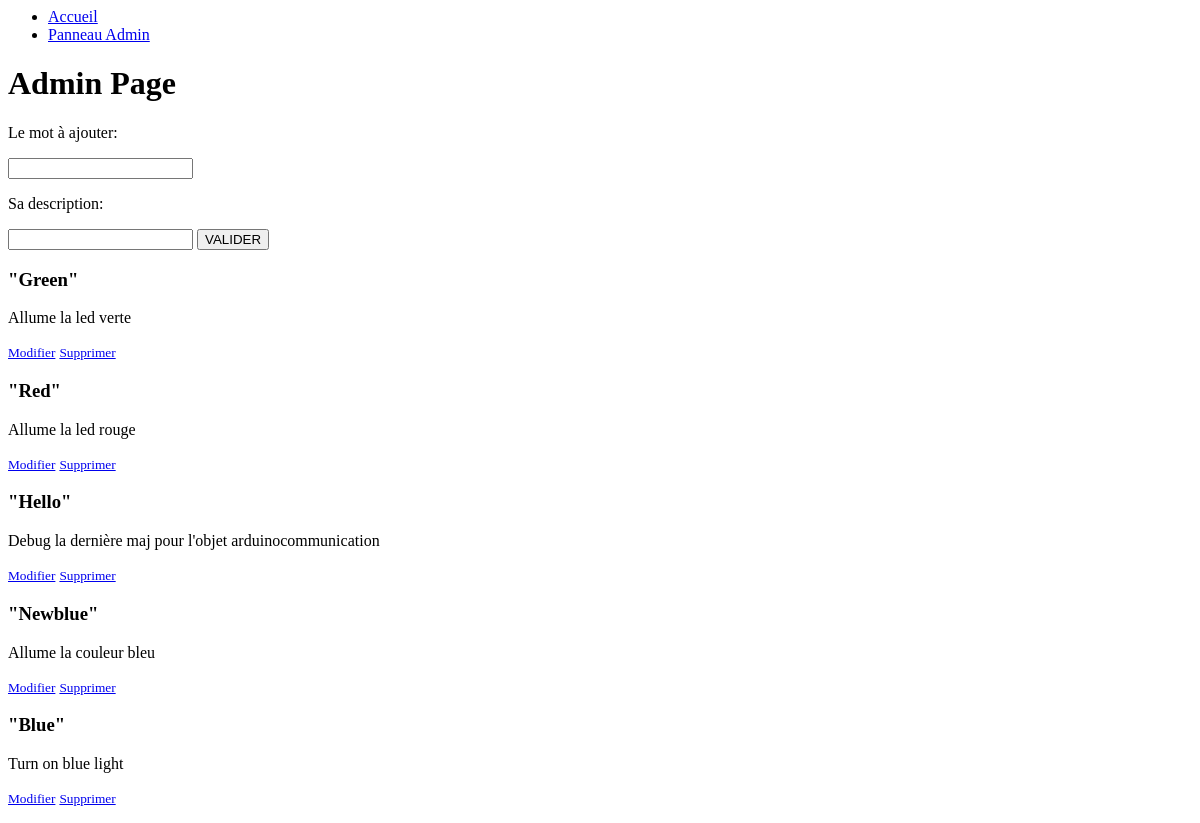
/admin, run on an earlier commit of the app's database.
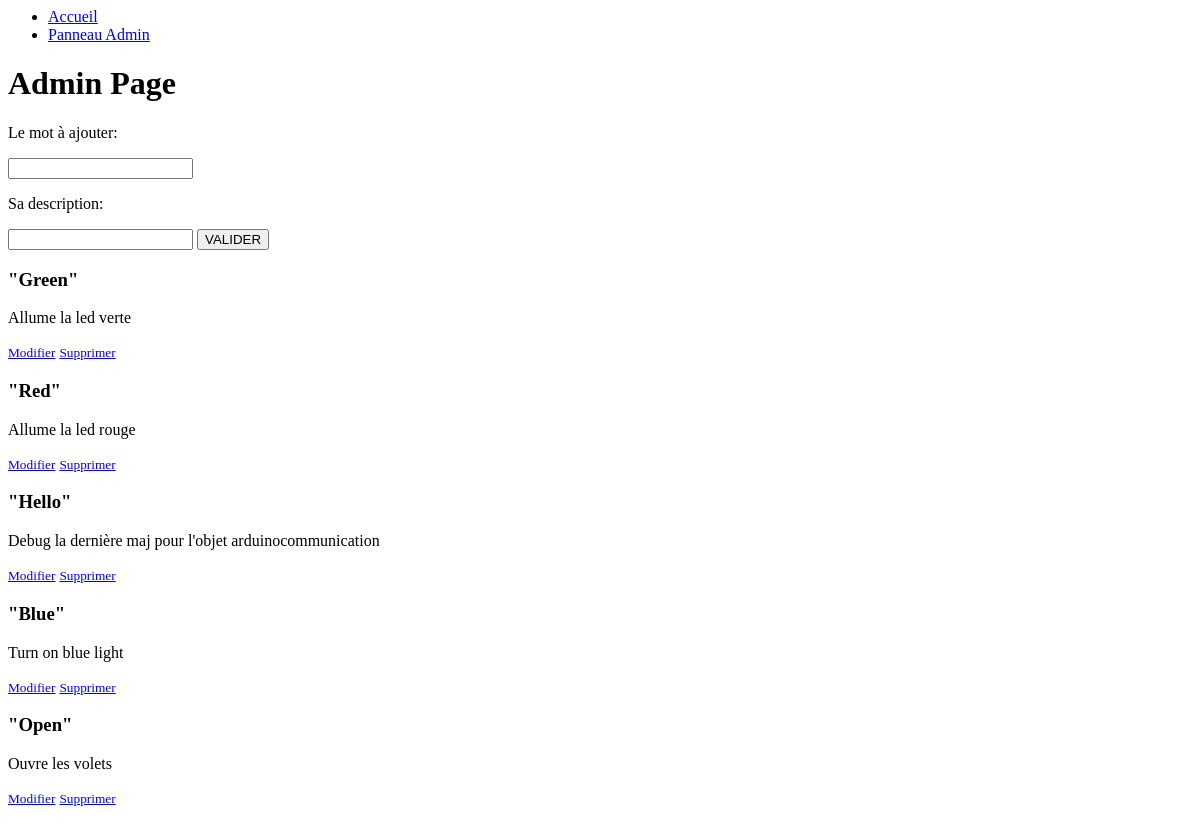
And on a later commit of the database.
### vorhome_app/models.py (models this page shows, shortened)
class Triggers(db.Model):
    id = db.Column(db.Integer, primary_key=True)
    name = db.Column(db.String(20), unique=True, nullable=False)
    description = db.Column(db.String(120), unique=False, nullable=False)

### vorhome_app/routes.py (the view, shortened to what this page needs)
@app.route("/admin", methods = ['POST', 'GET'])
def admin():
    error = []
    var_to_template['triggers'] = Triggers.query.all()
    return render_template("admin.html", var_to_template=var_to_template)

### vorhome_app/templates/admin.html (shortened to what this page needs)
{% extends "layout.html" %}
{% block content %}
    <h1>Admin Page</h1>
    <form method="POST" action="/admin">
        <p>Le mot à ajouter:</p>
        <input type="text" name="name"/>
        <p>Sa description:</p>
        <input type="text" name="description"/>
        <button type="submit">VALIDER</button>
    </form>
    <div class="doc">
        {% for trigger in var_to_template['triggers'] %}
            <h3>"{{trigger.name.capitalize()}}"</h3>
            <p>{{trigger.description.capitalize()}}</p>
            <p><small><a href="{{url_for('triggeredit', trigger_id=trigger.id)}}">Modifier</a></small> <small><a href="{{url_for('triggerdel', trigger_id=trigger.id)}}">Supprimer</a></small></p>
        {% endfor %}
    </div>
{% endblock %}

### vorhome_app/templates/layout.html (shortened to what this page needs)
<html lang="fr">
<head>
</head>
<body>
    <div class="content">
        <nav>
            <ul>
                <li><a href="{{url_for('home')}}">Accueil</a></li>
                <li><a href="{{url_for('admin')}}">Panneau Admin</a></li>
            </ul>
        </nav>
        {% block content %}{% endblock %}
    </div>
</body>
</html>

What changed in the data, as far as the page shows it:
removed Triggers: name "Newblue", description "Allume la couleur bleu"
added Triggers: name "Open", description "Ouvre les volets"
